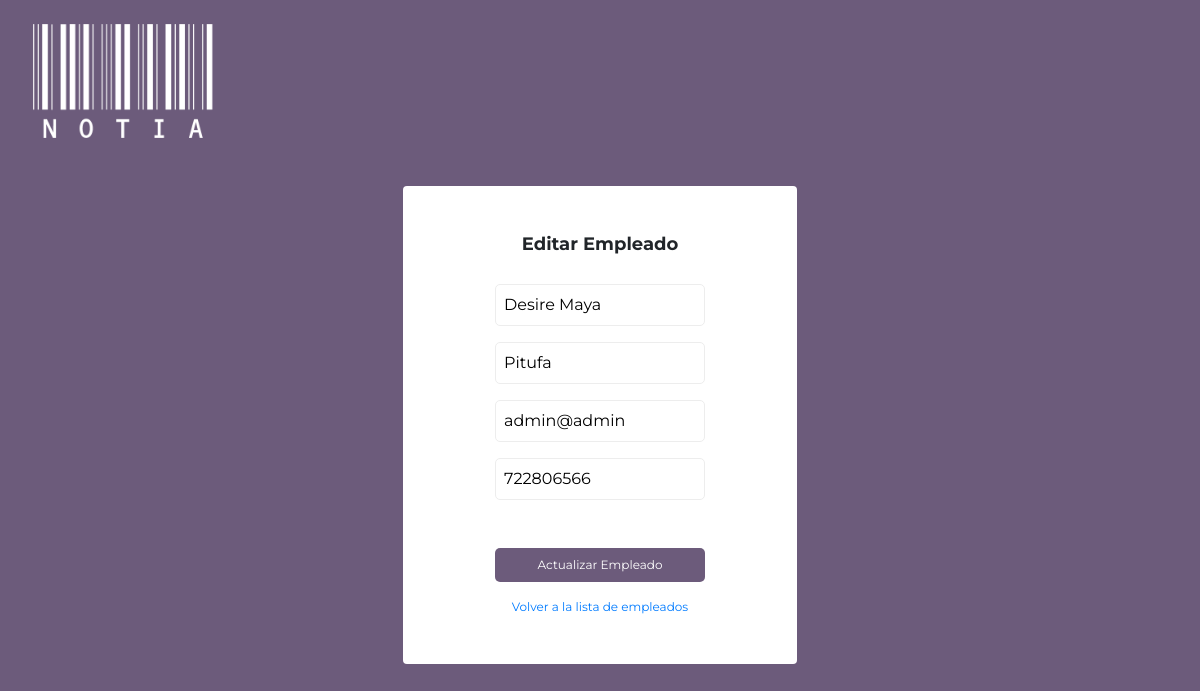
Before: /editarEmpleados.php?id=1 with the older database file.
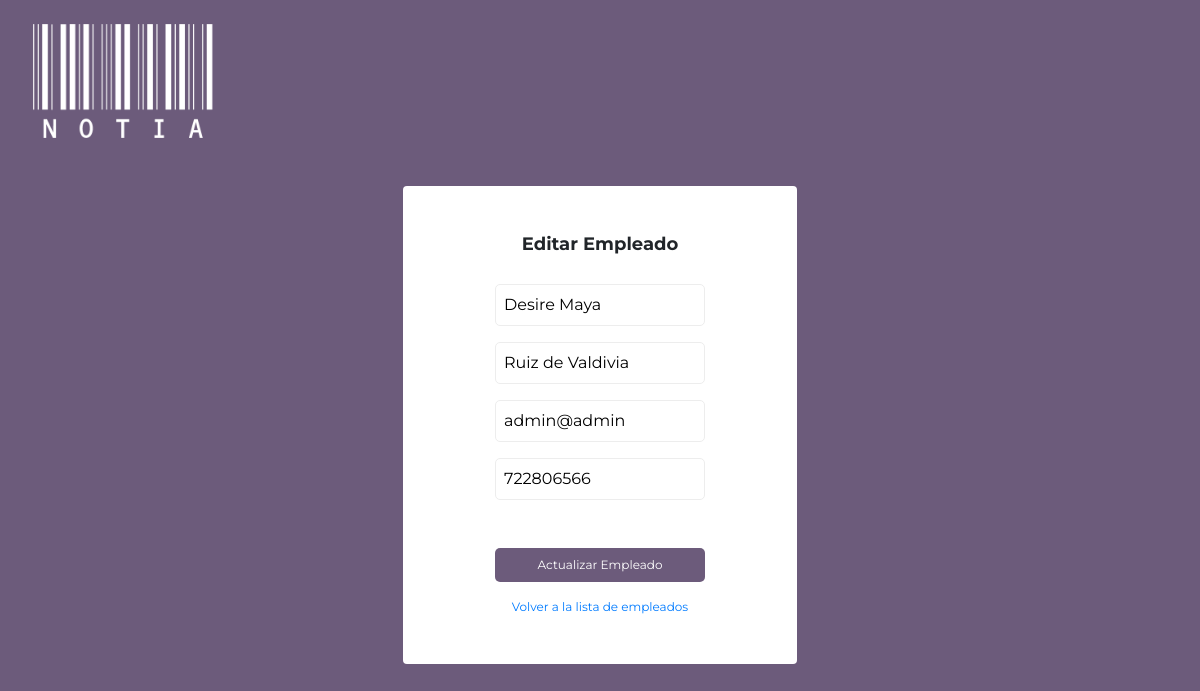
After: the same page with the newer database file.
### tables this page shows
CREATE TABLE `empleados` (
  `Cod_Empleado` int(11) NOT NULL,
  `Nombre` varchar(100) DEFAULT NULL,
  `Apellidos` varchar(100) DEFAULT NULL,
  `Telefono` varchar(20) DEFAULT NULL,
  `Email` varchar(100) DEFAULT NULL,
  `Password` varchar(255) NOT NULL
);

### editarEmpleados.php (the view, shortened to what this page needs)
<?php
include 'conexion.php';
$row = null;
if (isset($_GET['id'])) {
    $id = intval($_GET['id']);
    $sql = "SELECT * FROM empleados WHERE Cod_Empleado = $id";
    $result = $conn->query($sql);
    if ($result->num_rows > 0) {
        $row = $result->fetch_assoc();
    } else {
        echo "<script>alert('Empleado no encontrado');
            location.assign('index.php'); </script>";
        exit();
    }
}
?>
<!DOCTYPE html>
<html lang="en">
<head>
    <link rel="stylesheet" href="css/style.css">
    <link rel="stylesheet" href="https://cdn.jsdelivr.net/npm/bootstrap@4.6.2/dist/css/bootstrap.min.css">
</head>
<body class="bg-azul overflow-hidden">
    <div class="w-100">
        <div class="row">
            <div class="col-md-12 p-4 pl-5">
                <img src="img\notiaBlanco.png" alt="logo TwelveBit" class="logo">
            </div>
        </div>
        <div class="row p-4 d-flex justify-content-center">
            <div class="col-lg-4 col-md-6 col-10 p-5 d-flex flex-column align-items-center contenedor">
            <h1 class="fs18 bold fsMono mb-4">Editar Empleado</h1>
            <?php if ($row) { ?>
            <form action="editarEmpleados.php" method="POST" class="d-flex flex-column align-items-center mt-1">
                <div>
                    <input type="text" id="nombre" name="nombre" placeholder="Nombre" value="<?php echo $row['Nombre']; ?>" required>
                </div>
                <div class="mt-3">
                    <input type="text" id="apellidos" name="apellidos" placeholder="Apellidos" value="<?php echo $row['Apellidos']; ?>" required>
                </div>
                <div class="mt-3">
                    <input type="email" id="email" name="email" placeholder="Email" value="<?php echo $row['Email']; ?>" required>
                </div>
                <div class="mt-3">
                    <input type="text" id="telefono" name="telefono" placeholder="Teléfono" value="<?php echo $row['Telefono']; ?>" required>
                </div>
                <button type="submit" class="boton mt-5 w-100">Actualizar Empleado</button>
                <a href="index.php" class="mt-3 fs12 text-center">Volver a la lista de empleados</a>
            </form>
            <?php } else { ?>
                <p>Empleado no encontrado.</p>
            <?php } ?>
            </div>
        </div>
    </div>
</body>
</html>

Changed rows visible on the page:
changed empleados "Desire Maya": apellidos "Pitufa" → "Ruiz de Valdivia"
